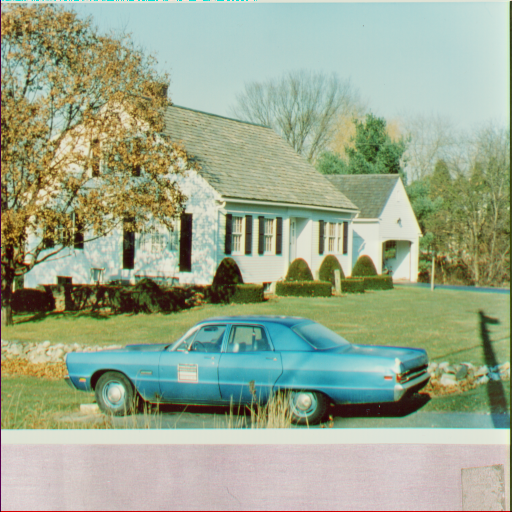
#> input picture Assignment_1/Images/house.tiff, 512 x 512 px, found by its file name
$ python Blur.py
#> lines starting #> are read from the running program, lines starting #| are printed output that depends on the picture
# %%
import cv2
import numpy as np
# %%

# Function to Implement Gaussian Blur
def GaussianBlur(path,size, sigma):
#> called with path = 'Images\\house.tiff', size = 100, sigma = 50
    img = cv2.imread(path)
#> img is the input picture: shape (512, 512, 3); mean B, G, R 142.2, 168.2, 155.4
    img_hsv = cv2.cvtColor(img, cv2.COLOR_BGR2HSV)   # Convert image to HSV space
#> img_hsv: shape (512, 512, 3); mean H, S, V 54, 74.2, 174.4
    # Split the HSV image into three channels
    h, s, v = cv2.split(img_hsv)
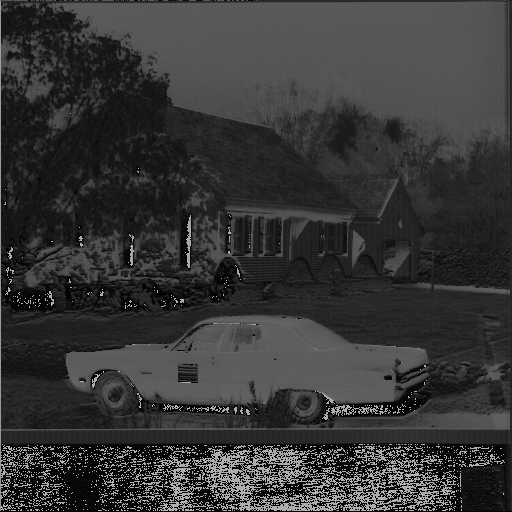
#> h: shape (512, 512); min 0, max 179, mean 54
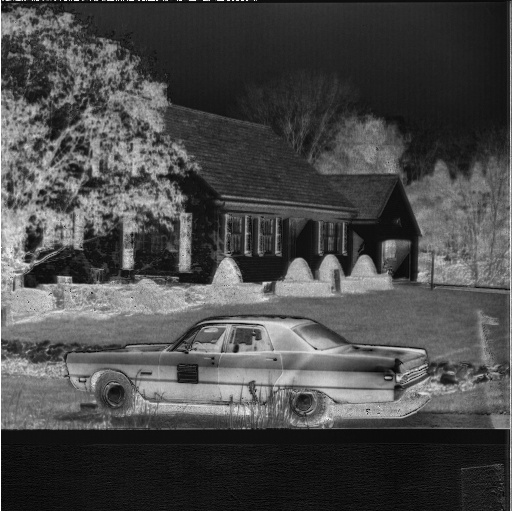
#> s: shape (512, 512); min 0, max 255, mean 74.2
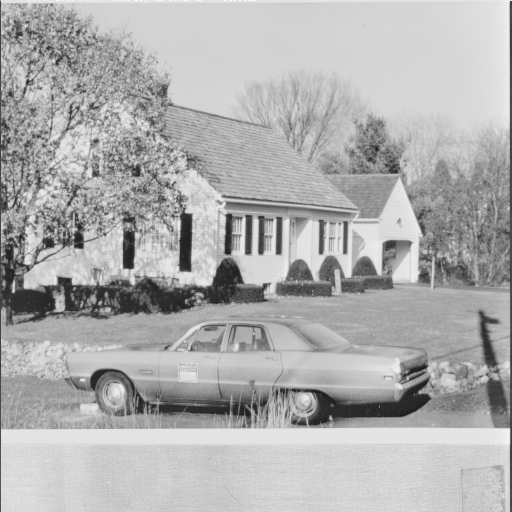
#> v: shape (512, 512); min 26, max 255, mean 174.4
    # Apply Gaussian blur to the V channel
    kernel = Gaussian_Mask(size, sigma)             # Get a gaussian mask of size with std dev sigma

    v_blur = Convolution(v, kernel)                 # Apply the gaussian mask to the V channel
    v_blur = np.uint8(v_blur)                       # Convert the V channel to 8 bit
    img_blurred_hsv = cv2.merge((h, s, v_blur))     # Merge the HSV channels back together
    img_blurred = cv2.cvtColor(img_blurred_hsv, cv2.COLOR_HSV2BGR) # Convert image back to BGR space

    return img, img_blurred

# Function to implement conolution between image and kernel
def Convolution(img, kernel):
    # Get the dimensions of the kernel
    kernel_dim = kernel.shape
#> kernel_dim = (100, 100)

    # Get the number of rows and columns of the kernel
    kernel_rows = kernel_dim[0]
#> kernel_rows = 100
    kernel_cols = kernel_dim[1]
#> kernel_cols = 100

    # Mirror pading on the image
    img_pad = img
    for i in range(max(kernel_rows//2, kernel_cols//2)):
            img_pad = np.pad(img_pad, ((1,1),(1,1)), 'symmetric')
#> this loop made 50 passes
#> pass 1, in Convolution, `img_pad = np.pad(img_pad, ((1,1),(1,1)), 'symmetric')`:
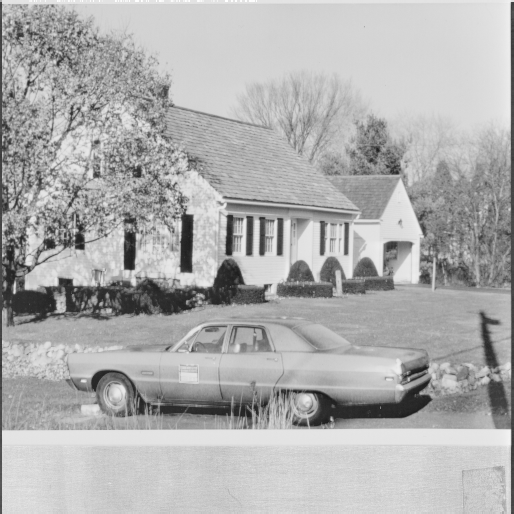
#> img_pad: shape (514, 514); min 26, max 255, mean 174.2
#> after the loop:
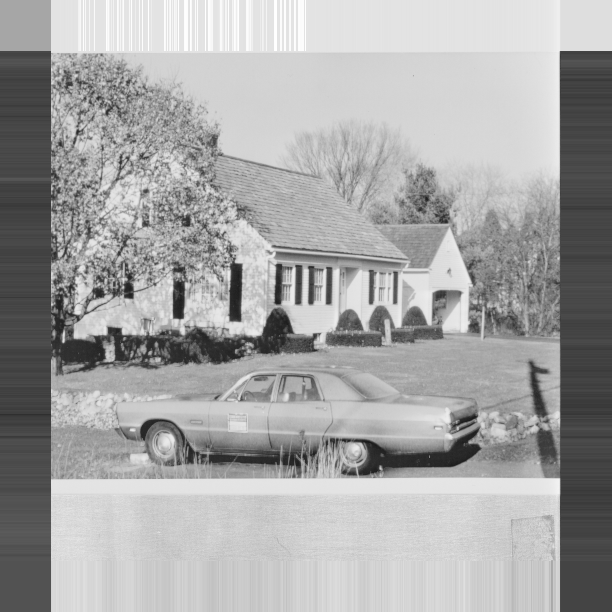
#> img_pad: shape (612, 612); min 26, max 255, mean 165.1

    # Initialize the output image
    img_out = np.zeros(img.shape)

    # Apply the kernel to the image
    for i in range(0, img.shape[0]):
        for j in range(0, img.shape[1]):
            img_out[i, j] = np.sum(img_pad[i:i+kernel_rows, j:j+kernel_cols] * kernel)
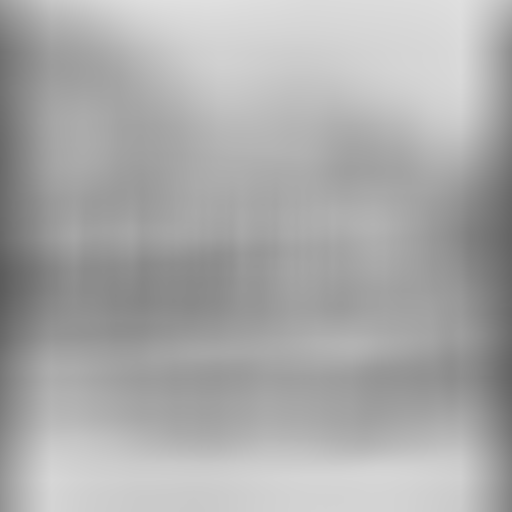
#> img_out: shape (512, 512) float64; min 92.48, max 223.9, mean 171
    return img_out

# %%
# Function to get a gaussian mask of a given size and std dev
def Gaussian_Mask(size, std):
    kernel = np.zeros((size, size), dtype=np.float32)
    X = np.arange(-size//2, size//2)
    Y = np.arange(-size//2, size//2)
    X, Y = np.meshgrid(X, Y)
    Z = np.exp(-(X**2 + Y**2)/(2*std**2))
    kernel = Z / np.sum(Z)
    return kernel

# %%

path = r'Images\house.tiff'

img_rgb, img2 = GaussianBlur(path,100,50)
#> in GaussianBlur, `img_blurred_hsv = cv2.merge((h, s, v_blur))`: img_blurred_hsv: shape (512, 512, 3); mean H, S, V 54, 74.2, 170.5
#> in GaussianBlur, `img_blurred = cv2.cvtColor(img_blurred_hsv, cv2.COLOR_HSV2BGR)`:
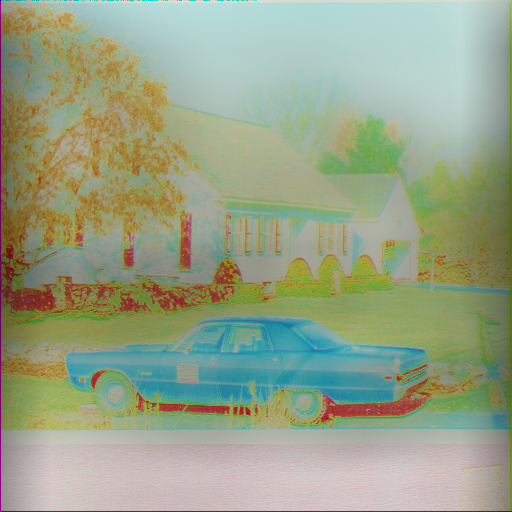
#> img_blurred: shape (512, 512, 3); mean B, G, R 135, 162.6, 151.4
cv2.imshow("Original Image", img_rgb)
cv2.imshow("Blurred Image", img2)
cv2.waitKey(0)
cv2.destroyAllWindows()

# %%


# %%
# path = r'Images\house.tiff'
# img = cv2.imread(path)

# # Convert image to HSV space
# img_hsv = cv2.cvtColor(img, cv2.COLOR_BGR2HSV)
# # Split the HSV image into three channels
# h, s, img = cv2.split(img_hsv)
# # Apply Gaussian blur to the V channel


# kernel = np.array(
# [[0, 0, 0],
#     [0, 1, 0],
#     [0, 0, 0]]
# )
# kernel = kernel / np.sum(kernel)

# kernel_dim = kernel.shape

# # Get the number of rows and columns of the kernel
# kernel_rows = kernel_dim[0]
# kernel_cols = kernel_dim[1]

# # Mirror pading on the image
# img_pad = img
# for i in range(max(kernel_rows//2, kernel_cols//2)):
#         img_pad = np.pad(img_pad, ((1,1),(1,1)), 'symmetric')

# # Initialize the output image
# img_out = np.zeros(img.shape)
# # %%
# # Apply the kernel to the image
# for i in range(0, img.shape[0]):
#     for j in range(0, img.shape[1]):
#         img_out[i, j] = np.sum(img_pad[i:i+kernel_rows, j:j+kernel_cols] * kernel)

# %%

$ run again, with Assignment_1/Images/4.1.03.tiff copied over Assignment_1/Images/house.tiff
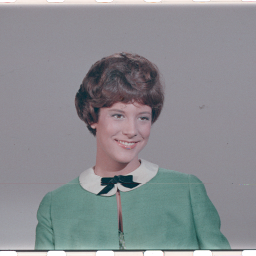
#> input picture Assignment_1/Images/4.1.03.tiff, 256 x 256 px, found by its file name
#> in GaussianBlur, img is the input picture: shape (256, 256, 3); mean B, G, R 144, 140, 137.6
#> img_hsv: shape (256, 256, 3); mean H, S, V 121.5, 26.6, 147.2
#> after the loop in Convolution, `for i in range(max(kernel_rows//2, kernel_cols//2)):`:
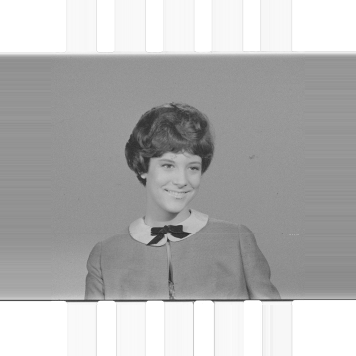
#> img_pad: shape (356, 356); min 38, max 255, mean 177.7
#> img_blurred_hsv: shape (256, 256, 3); mean H, S, V 121.5, 26.6, 154.3
#> in GaussianBlur, `img_blurred = cv2.cvtColor(img_blurred_hsv, cv2.COLOR_HSV2BGR)`:
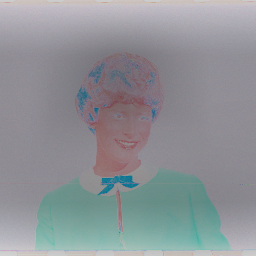
#> img_blurred: shape (256, 256, 3); mean B, G, R 150.9, 146.3, 142.6

$ run again, with Assignment_1/Images/4.1.04.tiff copied over Assignment_1/Images/house.tiff
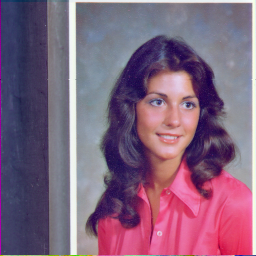
#> input picture Assignment_1/Images/4.1.04.tiff, 256 x 256 px, found by its file name
#> in GaussianBlur, img is the input picture: shape (256, 256, 3); mean B, G, R 125.2, 99.3, 129.2
#> img_hsv: shape (256, 256, 3); mean H, S, V 123.8, 88, 144.7
#> after the loop in Convolution, `for i in range(0, img.shape[0]):`:
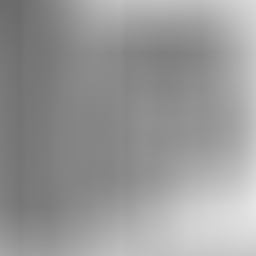
#> img_out: shape (256, 256) float64; min 107.4, max 229.9, mean 152.4
#> img_blurred_hsv: shape (256, 256, 3); mean H, S, V 123.8, 88, 151.9
#> in GaussianBlur, `img_blurred = cv2.cvtColor(img_blurred_hsv, cv2.COLOR_HSV2BGR)`:
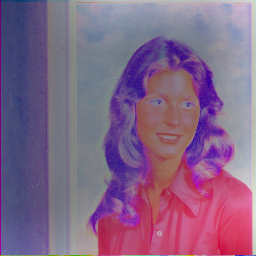
#> img_blurred: shape (256, 256, 3); mean B, G, R 134.6, 100.7, 131.8
